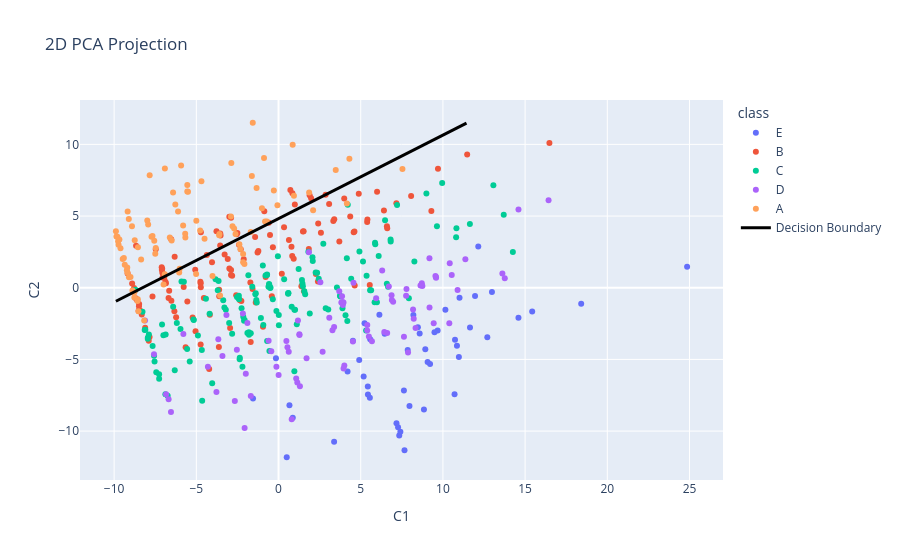
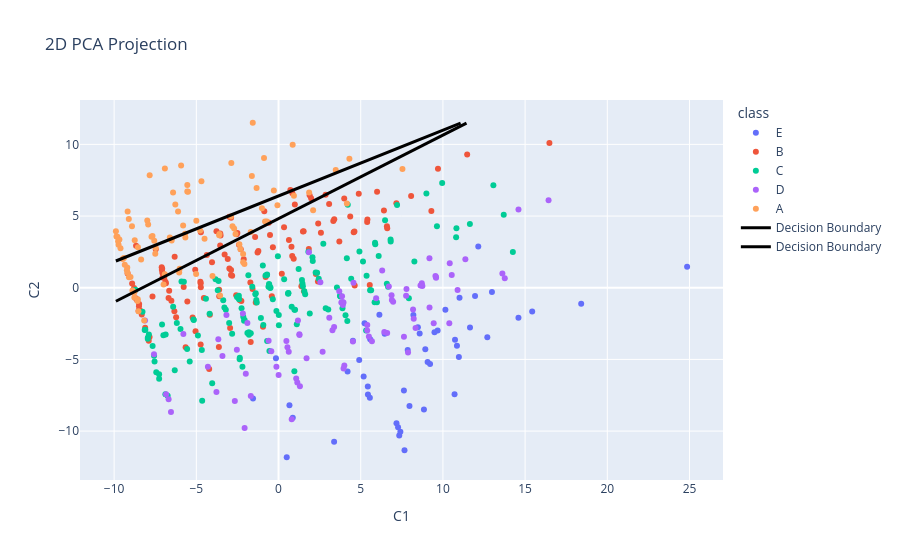

Notebook code for these charts, in order:
### Code cell
for cur_class, model in classifiers.items():
    w = model.weights.detach().numpy()
    b = model.bias.detach().numpy()

    x_line = np.linspace(
        pca_df_2d['C1'].min(),
        pca_df_2d['C2'].max(),
        300
    )

    y_line = -(w[0] * x_line + b) / w[1]
    mask = (
        (y_line >= pca_df_2d['C2'].min()) &
        (y_line <= pca_df_2d['C2'].max())
    )
    pca_fig_2d.add_scatter(
        x = x_line[mask],
        y = y_line[mask],
        mode = 'lines',
        line=dict(color="black", width=3),
        name='Decision Boundary' 
    )
    pca_fig_2d.show()
    pca_fig_2d.write_image(f"../visualizations/multi_class/{cur_class}_boundary_in_2d_pca.png")

### Figure 1 — Plotly figure (JSON) as saved in the notebook; plotly's stock layout.template omitted (floating-point values rounded to 4 significant figures; data arrays with more than 128 entries replaced by an {"elided": "..."} marker saying what was removed)
{"data": [{"hovertemplate": "class=E<br>C1=%{x}<br>C2=%{y}<extra></extra>", "legendgroup": "E", "marker": {"color": "#636efa", "symbol": "circle"}, "mode": "markers", "name": "E", "orientation": "v", "showlegend": true, "type": "scatter", "x": [7.966, 5.578, 8.478, 7.628, 4.527, 12.7, 8.929, 8.846, 18.41, 4.199, 3.381, 7.664, 5.431, 6.457, 12.15, 9.069, 9.679, 14.6, -1.552, 9.219, 5.233, 7.344, 8.203, 9.487, 7.858, 5.556, 10.15, 6.137, 8.586, 11.65, 5.178, 5.439, 10.85, 10.97, 0.499, 24.85, 0.8673, 0.6646, 10.74, 7.413, 11.95, 11.01, -0.1561, 15.43, 7.176, 12.98, 10.71, 4.909, 7.272], "xaxis": "x", "y": [-8.246, -3.587, -2.757, -7.173, -3.702, -3.447, -4.297, -8.497, -1.126, -5.845, -10.75, -11.33, -6.884, -3.209, 2.873, -5.188, -2.987, -2.1, -7.733, -5.326, -2.485, -10.31, -1.901, -3.109, -4.337, -7.671, -1.529, -1.885, -3.189, -2.776, -6.183, -7.441, -4.052, -4.827, -11.82, 1.458, -9.06, -8.201, -3.636, -10.05, -0.5831, -0.7042, -4.925, -1.665, -9.457, -0.2995, -7.431, -5.033, -9.74], "yaxis": "y"}, {"hovertemplate": "class=B<br>C1=%{x}<br>C2=%{y}<extra></extra>", "legendgroup": "B", "marker": {"color": "#EF553B", "symbol": "circle"}, "mode": "markers", "name": "B", "orientation": "v", "showlegend": true, "type": "scatter", "x": {"elided": "132 float values"}, "xaxis": "x", "y": {"elided": "132 float values"}, "yaxis": "y"}, {"hovertemplate": "class=C<br>C1=%{x}<br>C2=%{y}<extra></extra>", "legendgroup": "C", "marker": {"color": "#00cc96", "symbol": "circle"}, "mode": "markers", "name": "C", "orientation": "v", "showlegend": true, "type": "scatter", "x": {"elided": "143 float values"}, "xaxis": "x", "y": {"elided": "143 float values"}, "yaxis": "y"}, {"hovertemplate": "class=D<br>C1=%{x}<br>C2=%{y}<extra></extra>", "legendgroup": "D", "marker": {"color": "#ab63fa", "symbol": "circle"}, "mode": "markers", "name": "D", "orientation": "v", "showlegend": true, "type": "scatter", "x": [6.711, 3.381, 10.39, 3.28, -7.576, 9.185, 3.696, -3.776, 3.821, 8.717, -8.12, 8.183, 9.575, 6.876, -2.167, -6.543, 5.682, 5.496, 1.267, 9.545, -0.4385, 8.636, -6.687, 3.864, 1.85, -2.064, 7.785, -5.789, 7.761, 9.181, -0.1279, 9.44, 0.8024, 1.181, 5.395, 2.682, -1.893, 0.4785, 8.336, 7.63, -0.6024, -3.411, 3.088, 6.306, 1.302, 9.584, 1.143, 6.973, 2.545, -6.842, 8.225, 1.075, -3.662, 5.938, 10.54, 10.41, 13.76, 1.277, 3.913, 7.877, 4.56, 4.524, 16.43, 3.953, -1.991, -1.686, 1.705, 6.61, -3.168, 8.751, 4.004, 6.435, 6.894, 10.89, 0.6222, 3.956, -2.534, 0.5426, -4.296, 14.6, 3.901, 5.399, 11.37, -2.657, 0.00558, 13.62], "xaxis": "x", "y": [0.08902, -2.747, -2.469, -2.966, -4.638, -1.383, -0.2486, -7.267, -1.032, 0.3168, -2.293, -1.514, 0.7491, -0.5228, -1.805, -8.661, -3.734, -3.405, -3.243, 0.8137, -4.427, 0.1584, -7.787, -0.5952, 2.478, -9.784, -0.08629, -3.225, -0.5516, 2.055, -5.513, -2.483, -9.175, -2.285, -2.979, -4.464, -2.461, -3.711, -2.807, -3.416, -3.697, -4.756, -2.102, 1.199, -6.875, 0.6932, -6.616, -0.9761, 0.3753, -7.424, -2.161, -6.332, -3.601, -0.7275, 0.8855, 1.7, 0.658, -3.303, -1.211, -4.526, 0.3481, -3.745, 6.094, -1.034, -5.995, -7.555, -4.911, -3.154, -1.895, 0.1274, -5.428, -3.095, -0.858, -0.1666, -4.459, -5.635, -4.33, -4.156, -5.519, 5.458, -1.002, -2.6, 1.982, -7.907, -6.081, 0.995], "yaxis": "y"}, {"hovertemplate": "class=A<br>C1=%{x}<br>C2=%{y}<extra></extra>", "legendgroup": "A", "marker": {"color": "#FFA15A", "symbol": "circle"}, "mode": "markers", "name": "A", "orientation": "v", "showlegend": true, "type": "scatter", "x": [-9.203, -8.553, -4.768, -2.32, -3.556, -2.872, -9.893, -5.668, 4.159, -9.479, 1.862, -8.777, -9.185, -5.804, -5.013, -2.702, -6.914, -5.926, -8.886, -7.497, -2.154, -2.798, -9.801, -9.178, -9.354, -9.003, -9.408, -3.61, -9.098, -6.991, -7.56, -0.82, -6.042, -0.2847, -7.984, -2.075, -7.469, -2.616, -1.567, -2.153, -1.623, -9.756, -9.108, -8.748, -9.861, 4.311, -6.612, 3.48, -5.506, -7.728, 2.104, -1.335, -9.613, -4.5, 7.539, -3.594, -8.915, -5.551, -8.58, -0.06535, -9.226, -0.7077, 0.9369, -6.416, -8.172, -4.689, -5.0, -8.359, -6.111, -8.52, -1.691, -7.667, -2.895, -4.017, -8.559, -0.8821, 0.8606, -7.93, -2.382, -8.769, -6.278, -6.918, -7.839, -9.731, -6.012, -9.68, -6.501, -5.678, -5.548, -1.007], "xaxis": "x", "y": [1.403, 2.83, 3.994, 2.708, -0.5433, 8.696, 3.944, 3.501, 5.871, 2.0, 6.645, -0.3204, 1.052, 4.339, 0.9582, 4.131, 8.313, 8.526, -0.199, 2.376, 2.358, 4.289, 3.564, 5.311, 1.608, 0.7485, 2.079, 3.658, 0.7225, 0.2271, 3.278, 4.623, 1.063, 6.776, 4.688, 1.661, 2.769, 3.74, 11.51, 1.779, 7.8, 3.246, 4.788, 3.305, 3.568, 9.002, 3.504, 8.209, 6.694, 3.562, 5.412, 6.95, 2.746, 3.419, 8.283, 3.755, 4.29, 6.708, -0.9255, 5.761, 1.21, 4.624, 6.42, 6.635, -2.285, 7.421, 4.673, 1.972, 5.325, -1.641, 3.891, 3.615, 4.964, 0.8215, -0.8094, 9.044, 9.979, 4.414, 3.04, -0.6794, 5.801, 0.9464, 7.848, 2.996, 1.325, 3.358, 3.297, 3.758, 7.161, 5.549], "yaxis": "y"}, {"line": {"color": "black", "width": 3}, "mode": "lines", "name": "Decision Boundary", "type": "scatter", "x": {"elided": "299 float values"}, "y": {"elided": "299 float values"}}], "layout": {"legend": {"title": {"text": "class"}, "tracegroupgap": 0}, "title": {"text": "2D PCA Projection"}, "xaxis": {"anchor": "y", "domain": [0, 1], "title": {"text": "C1"}}, "yaxis": {"anchor": "x", "domain": [0, 1], "title": {"text": "C2"}}}}

### Figure 2 — Plotly figure (JSON) as saved in the notebook; plotly's stock layout.template omitted (floating-point values rounded to 4 significant figures; data arrays with more than 128 entries replaced by an {"elided": "..."} marker saying what was removed)
{"data": [{"hovertemplate": "class=E<br>C1=%{x}<br>C2=%{y}<extra></extra>", "legendgroup": "E", "marker": {"color": "#636efa", "symbol": "circle"}, "mode": "markers", "name": "E", "orientation": "v", "showlegend": true, "type": "scatter", "x": [7.966, 5.578, 8.478, 7.628, 4.527, 12.7, 8.929, 8.846, 18.41, 4.199, 3.381, 7.664, 5.431, 6.457, 12.15, 9.069, 9.679, 14.6, -1.552, 9.219, 5.233, 7.344, 8.203, 9.487, 7.858, 5.556, 10.15, 6.137, 8.586, 11.65, 5.178, 5.439, 10.85, 10.97, 0.499, 24.85, 0.8673, 0.6646, 10.74, 7.413, 11.95, 11.01, -0.1561, 15.43, 7.176, 12.98, 10.71, 4.909, 7.272], "xaxis": "x", "y": [-8.246, -3.587, -2.757, -7.173, -3.702, -3.447, -4.297, -8.497, -1.126, -5.845, -10.75, -11.33, -6.884, -3.209, 2.873, -5.188, -2.987, -2.1, -7.733, -5.326, -2.485, -10.31, -1.901, -3.109, -4.337, -7.671, -1.529, -1.885, -3.189, -2.776, -6.183, -7.441, -4.052, -4.827, -11.82, 1.458, -9.06, -8.201, -3.636, -10.05, -0.5831, -0.7042, -4.925, -1.665, -9.457, -0.2995, -7.431, -5.033, -9.74], "yaxis": "y"}, {"hovertemplate": "class=B<br>C1=%{x}<br>C2=%{y}<extra></extra>", "legendgroup": "B", "marker": {"color": "#EF553B", "symbol": "circle"}, "mode": "markers", "name": "B", "orientation": "v", "showlegend": true, "type": "scatter", "x": {"elided": "132 float values"}, "xaxis": "x", "y": {"elided": "132 float values"}, "yaxis": "y"}, {"hovertemplate": "class=C<br>C1=%{x}<br>C2=%{y}<extra></extra>", "legendgroup": "C", "marker": {"color": "#00cc96", "symbol": "circle"}, "mode": "markers", "name": "C", "orientation": "v", "showlegend": true, "type": "scatter", "x": {"elided": "143 float values"}, "xaxis": "x", "y": {"elided": "143 float values"}, "yaxis": "y"}, {"hovertemplate": "class=D<br>C1=%{x}<br>C2=%{y}<extra></extra>", "legendgroup": "D", "marker": {"color": "#ab63fa", "symbol": "circle"}, "mode": "markers", "name": "D", "orientation": "v", "showlegend": true, "type": "scatter", "x": [6.711, 3.381, 10.39, 3.28, -7.576, 9.185, 3.696, -3.776, 3.821, 8.717, -8.12, 8.183, 9.575, 6.876, -2.167, -6.543, 5.682, 5.496, 1.267, 9.545, -0.4385, 8.636, -6.687, 3.864, 1.85, -2.064, 7.785, -5.789, 7.761, 9.181, -0.1279, 9.44, 0.8024, 1.181, 5.395, 2.682, -1.893, 0.4785, 8.336, 7.63, -0.6024, -3.411, 3.088, 6.306, 1.302, 9.584, 1.143, 6.973, 2.545, -6.842, 8.225, 1.075, -3.662, 5.938, 10.54, 10.41, 13.76, 1.277, 3.913, 7.877, 4.56, 4.524, 16.43, 3.953, -1.991, -1.686, 1.705, 6.61, -3.168, 8.751, 4.004, 6.435, 6.894, 10.89, 0.6222, 3.956, -2.534, 0.5426, -4.296, 14.6, 3.901, 5.399, 11.37, -2.657, 0.00558, 13.62], "xaxis": "x", "y": [0.08902, -2.747, -2.469, -2.966, -4.638, -1.383, -0.2486, -7.267, -1.032, 0.3168, -2.293, -1.514, 0.7491, -0.5228, -1.805, -8.661, -3.734, -3.405, -3.243, 0.8137, -4.427, 0.1584, -7.787, -0.5952, 2.478, -9.784, -0.08629, -3.225, -0.5516, 2.055, -5.513, -2.483, -9.175, -2.285, -2.979, -4.464, -2.461, -3.711, -2.807, -3.416, -3.697, -4.756, -2.102, 1.199, -6.875, 0.6932, -6.616, -0.9761, 0.3753, -7.424, -2.161, -6.332, -3.601, -0.7275, 0.8855, 1.7, 0.658, -3.303, -1.211, -4.526, 0.3481, -3.745, 6.094, -1.034, -5.995, -7.555, -4.911, -3.154, -1.895, 0.1274, -5.428, -3.095, -0.858, -0.1666, -4.459, -5.635, -4.33, -4.156, -5.519, 5.458, -1.002, -2.6, 1.982, -7.907, -6.081, 0.995], "yaxis": "y"}, {"hovertemplate": "class=A<br>C1=%{x}<br>C2=%{y}<extra></extra>", "legendgroup": "A", "marker": {"color": "#FFA15A", "symbol": "circle"}, "mode": "markers", "name": "A", "orientation": "v", "showlegend": true, "type": "scatter", "x": [-9.203, -8.553, -4.768, -2.32, -3.556, -2.872, -9.893, -5.668, 4.159, -9.479, 1.862, -8.777, -9.185, -5.804, -5.013, -2.702, -6.914, -5.926, -8.886, -7.497, -2.154, -2.798, -9.801, -9.178, -9.354, -9.003, -9.408, -3.61, -9.098, -6.991, -7.56, -0.82, -6.042, -0.2847, -7.984, -2.075, -7.469, -2.616, -1.567, -2.153, -1.623, -9.756, -9.108, -8.748, -9.861, 4.311, -6.612, 3.48, -5.506, -7.728, 2.104, -1.335, -9.613, -4.5, 7.539, -3.594, -8.915, -5.551, -8.58, -0.06535, -9.226, -0.7077, 0.9369, -6.416, -8.172, -4.689, -5.0, -8.359, -6.111, -8.52, -1.691, -7.667, -2.895, -4.017, -8.559, -0.8821, 0.8606, -7.93, -2.382, -8.769, -6.278, -6.918, -7.839, -9.731, -6.012, -9.68, -6.501, -5.678, -5.548, -1.007], "xaxis": "x", "y": [1.403, 2.83, 3.994, 2.708, -0.5433, 8.696, 3.944, 3.501, 5.871, 2.0, 6.645, -0.3204, 1.052, 4.339, 0.9582, 4.131, 8.313, 8.526, -0.199, 2.376, 2.358, 4.289, 3.564, 5.311, 1.608, 0.7485, 2.079, 3.658, 0.7225, 0.2271, 3.278, 4.623, 1.063, 6.776, 4.688, 1.661, 2.769, 3.74, 11.51, 1.779, 7.8, 3.246, 4.788, 3.305, 3.568, 9.002, 3.504, 8.209, 6.694, 3.562, 5.412, 6.95, 2.746, 3.419, 8.283, 3.755, 4.29, 6.708, -0.9255, 5.761, 1.21, 4.624, 6.42, 6.635, -2.285, 7.421, 4.673, 1.972, 5.325, -1.641, 3.891, 3.615, 4.964, 0.8215, -0.8094, 9.044, 9.979, 4.414, 3.04, -0.6794, 5.801, 0.9464, 7.848, 2.996, 1.325, 3.358, 3.297, 3.758, 7.161, 5.549], "yaxis": "y"}, {"line": {"color": "black", "width": 3}, "mode": "lines", "name": "Decision Boundary", "type": "scatter", "x": {"elided": "299 float values"}, "y": {"elided": "299 float values"}}, {"line": {"color": "black", "width": 3}, "mode": "lines", "name": "Decision Boundary", "type": "scatter", "x": {"elided": "294 float values"}, "y": {"elided": "294 float values"}}], "layout": {"legend": {"title": {"text": "class"}, "tracegroupgap": 0}, "title": {"text": "2D PCA Projection"}, "xaxis": {"anchor": "y", "domain": [0, 1], "title": {"text": "C1"}}, "yaxis": {"anchor": "x", "domain": [0, 1], "title": {"text": "C2"}}}}
